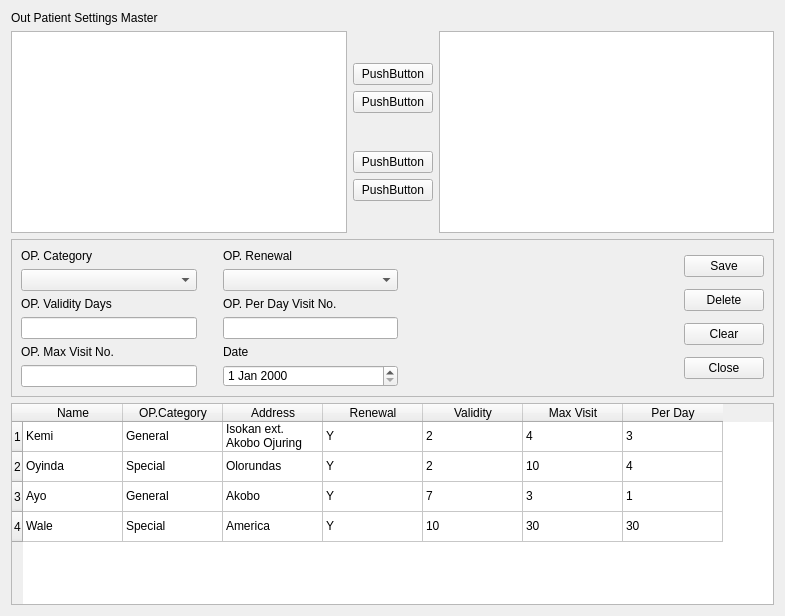
<?xml version="1.0" encoding="UTF-8"?>
<ui version="4.0">
 <class>Form</class>
 <widget class="QWidget" name="Form">
  <property name="geometry">
   <rect>
    <x>0</x>
    <y>0</y>
    <width>785</width>
    <height>616</height>
   </rect>
  </property>
  <property name="windowTitle">
   <string>Form</string>
  </property>
  <layout class="QVBoxLayout" name="verticalLayout_13">
   <item>
    <widget class="QLabel" name="op_settings_title">
     <property name="text">
      <string>Out Patient Settings Master</string>
     </property>
    </widget>
   </item>
   <item>
    <layout class="QHBoxLayout" name="top_group">
     <item>
      <widget class="QListWidget" name="source_list"/>
     </item>
     <item>
      <layout class="QVBoxLayout" name="top_group_buttons">
       <item>
        <layout class="QVBoxLayout" name="verticalLayout_2">
         <item>
          <widget class="QPushButton" name="move_selected">
           <property name="text">
            <string>PushButton</string>
           </property>
          </widget>
         </item>
         <item>
          <widget class="QPushButton" name="move_all">
           <property name="text">
            <string>PushButton</string>
           </property>
          </widget>
         </item>
        </layout>
       </item>
       <item>
        <layout class="QVBoxLayout" name="verticalLayout">
         <item>
          <widget class="QPushButton" name="return_selected">
           <property name="text">
            <string>PushButton</string>
           </property>
          </widget>
         </item>
         <item>
          <widget class="QPushButton" name="return_all">
           <property name="text">
            <string>PushButton</string>
           </property>
          </widget>
         </item>
        </layout>
       </item>
      </layout>
     </item>
     <item>
      <widget class="QListWidget" name="destination_list"/>
     </item>
    </layout>
   </item>
   <item>
    <widget class="QFrame" name="middle_group">
     <property name="styleSheet">
      <string notr="true">#frame{
	background: white;
	border: 1px solid black;
	padding: 10px;
	margin-top: 10px;
	margin-bottom: 10px;
}</string>
     </property>
     <property name="frameShape">
      <enum>QFrame::StyledPanel</enum>
     </property>
     <property name="frameShadow">
      <enum>QFrame::Raised</enum>
     </property>
     <layout class="QGridLayout" name="gridLayout">
      <item row="0" column="2">
       <layout class="QVBoxLayout" name="verticalLayout_12">
        <item>
         <widget class="QPushButton" name="op_save">
          <property name="text">
           <string>Save</string>
          </property>
         </widget>
        </item>
        <item>
         <widget class="QPushButton" name="op_delete">
          <property name="text">
           <string>Delete</string>
          </property>
         </widget>
        </item>
        <item>
         <widget class="QPushButton" name="op_clear">
          <property name="text">
           <string>Clear</string>
          </property>
         </widget>
        </item>
        <item>
         <widget class="QPushButton" name="op_close">
          <property name="text">
           <string>Close</string>
          </property>
         </widget>
        </item>
       </layout>
      </item>
      <item row="0" column="0">
       <layout class="QHBoxLayout" name="horizontalLayout_2">
        <item>
         <layout class="QVBoxLayout" name="verticalLayout_10">
          <item>
           <layout class="QVBoxLayout" name="verticalLayout_4">
            <item>
             <widget class="QLabel" name="op_category_label">
              <property name="text">
               <string>OP. Category</string>
              </property>
             </widget>
            </item>
            <item>
             <widget class="QComboBox" name="op_category">
              <property name="maximumSize">
               <size>
                <width>192</width>
                <height>16777215</height>
               </size>
              </property>
             </widget>
            </item>
           </layout>
          </item>
          <item>
           <layout class="QVBoxLayout" name="verticalLayout_6">
            <item>
             <widget class="QLabel" name="op_validity_days_label">
              <property name="text">
               <string>OP. Validity Days</string>
              </property>
             </widget>
            </item>
            <item>
             <widget class="QLineEdit" name="op_validity_days">
              <property name="maximumSize">
               <size>
                <width>185</width>
                <height>16777215</height>
               </size>
              </property>
             </widget>
            </item>
           </layout>
          </item>
          <item>
           <layout class="QVBoxLayout" name="verticalLayout_8">
            <item>
             <widget class="QLabel" name="op_max_visit_label">
              <property name="text">
               <string>OP. Max Visit No.</string>
              </property>
             </widget>
            </item>
            <item>
             <widget class="QLineEdit" name="op_max_visit">
              <property name="maximumSize">
               <size>
                <width>192</width>
                <height>16777215</height>
               </size>
              </property>
             </widget>
            </item>
           </layout>
          </item>
         </layout>
        </item>
        <item>
         <spacer name="horizontalSpacer">
          <property name="orientation">
           <enum>Qt::Horizontal</enum>
          </property>
          <property name="sizeType">
           <enum>QSizePolicy::Minimum</enum>
          </property>
          <property name="sizeHint" stdset="0">
           <size>
            <width>20</width>
            <height>20</height>
           </size>
          </property>
         </spacer>
        </item>
        <item>
         <layout class="QVBoxLayout" name="verticalLayout_11">
          <item>
           <layout class="QVBoxLayout" name="verticalLayout_5">
            <item>
             <widget class="QLabel" name="op_renewal_label">
              <property name="text">
               <string>OP. Renewal</string>
              </property>
             </widget>
            </item>
            <item>
             <widget class="QComboBox" name="op_renewal">
              <property name="maximumSize">
               <size>
                <width>191</width>
                <height>16777215</height>
               </size>
              </property>
             </widget>
            </item>
           </layout>
          </item>
          <item>
           <layout class="QVBoxLayout" name="verticalLayout_7">
            <item>
             <widget class="QLabel" name="op_perday_visit_label">
              <property name="text">
               <string>OP. Per Day Visit No.</string>
              </property>
             </widget>
            </item>
            <item>
             <widget class="QLineEdit" name="op_perday_visit">
              <property name="maximumSize">
               <size>
                <width>191</width>
                <height>16777215</height>
               </size>
              </property>
             </widget>
            </item>
           </layout>
          </item>
          <item>
           <layout class="QVBoxLayout" name="verticalLayout_9">
            <item>
             <widget class="QLabel" name="date_label">
              <property name="text">
               <string>Date</string>
              </property>
             </widget>
            </item>
            <item>
             <widget class="QDateEdit" name="dateEdit">
              <property name="maximumSize">
               <size>
                <width>191</width>
                <height>16777215</height>
               </size>
              </property>
             </widget>
            </item>
           </layout>
          </item>
         </layout>
        </item>
       </layout>
      </item>
      <item row="0" column="1">
       <spacer name="horizontalSpacer_2">
        <property name="orientation">
         <enum>Qt::Horizontal</enum>
        </property>
        <property name="sizeType">
         <enum>QSizePolicy::Minimum</enum>
        </property>
        <property name="sizeHint" stdset="0">
         <size>
          <width>280</width>
          <height>20</height>
         </size>
        </property>
       </spacer>
      </item>
     </layout>
    </widget>
   </item>
   <item>
    <widget class="QTableWidget" name="op_table">
     <row>
      <property name="text">
       <string>1</string>
      </property>
     </row>
     <row>
      <property name="text">
       <string>2</string>
      </property>
     </row>
     <row>
      <property name="text">
       <string>3</string>
      </property>
     </row>
     <row>
      <property name="text">
       <string>4</string>
      </property>
     </row>
     <column>
      <property name="text">
       <string>Name</string>
      </property>
     </column>
     <column>
      <property name="text">
       <string>OP.Category</string>
      </property>
     </column>
     <column>
      <property name="text">
       <string>Address</string>
      </property>
     </column>
     <column>
      <property name="text">
       <string>Renewal</string>
      </property>
     </column>
     <column>
      <property name="text">
       <string>Validity</string>
      </property>
     </column>
     <column>
      <property name="text">
       <string>Max Visit</string>
      </property>
     </column>
     <column>
      <property name="text">
       <string>Per Day</string>
      </property>
     </column>
     <item row="0" column="0">
      <property name="text">
       <string>Kemi</string>
      </property>
     </item>
     <item row="0" column="1">
      <property name="text">
       <string>General</string>
      </property>
     </item>
     <item row="0" column="2">
      <property name="text">
       <string>Isokan ext. Akobo Ojuring</string>
      </property>
     </item>
     <item row="0" column="3">
      <property name="text">
       <string>Y</string>
      </property>
     </item>
     <item row="0" column="4">
      <property name="text">
       <string>2</string>
      </property>
     </item>
     <item row="0" column="5">
      <property name="text">
       <string>4</string>
      </property>
     </item>
     <item row="0" column="6">
      <property name="text">
       <string>3</string>
      </property>
     </item>
     <item row="1" column="0">
      <property name="text">
       <string>Oyinda</string>
      </property>
     </item>
     <item row="1" column="1">
      <property name="text">
       <string>Special</string>
      </property>
     </item>
     <item row="1" column="2">
      <property name="text">
       <string>Olorundas</string>
      </property>
     </item>
     <item row="1" column="3">
      <property name="text">
       <string>Y</string>
      </property>
     </item>
     <item row="1" column="4">
      <property name="text">
       <string>2</string>
      </property>
     </item>
     <item row="1" column="5">
      <property name="text">
       <string>10</string>
      </property>
     </item>
     <item row="1" column="6">
      <property name="text">
       <string>4</string>
      </property>
     </item>
     <item row="2" column="0">
      <property name="text">
       <string>Ayo</string>
      </property>
     </item>
     <item row="2" column="1">
      <property name="text">
       <string>General</string>
      </property>
     </item>
     <item row="2" column="2">
      <property name="text">
       <string>Akobo</string>
      </property>
     </item>
     <item row="2" column="3">
      <property name="text">
       <string>Y</string>
      </property>
     </item>
     <item row="2" column="4">
      <property name="text">
       <string>7</string>
      </property>
     </item>
     <item row="2" column="5">
      <property name="text">
       <string>3</string>
      </property>
     </item>
     <item row="2" column="6">
      <property name="text">
       <string>1</string>
      </property>
     </item>
     <item row="3" column="0">
      <property name="text">
       <string>Wale</string>
      </property>
     </item>
     <item row="3" column="1">
      <property name="text">
       <string>Special</string>
      </property>
     </item>
     <item row="3" column="2">
      <property name="text">
       <string>America</string>
      </property>
     </item>
     <item row="3" column="3">
      <property name="text">
       <string>Y</string>
      </property>
     </item>
     <item row="3" column="4">
      <property name="text">
       <string>10</string>
      </property>
     </item>
     <item row="3" column="5">
      <property name="text">
       <string>30</string>
      </property>
     </item>
     <item row="3" column="6">
      <property name="text">
       <string>30</string>
      </property>
     </item>
    </widget>
   </item>
  </layout>
 </widget>
 <resources/>
 <connections/>
</ui>
